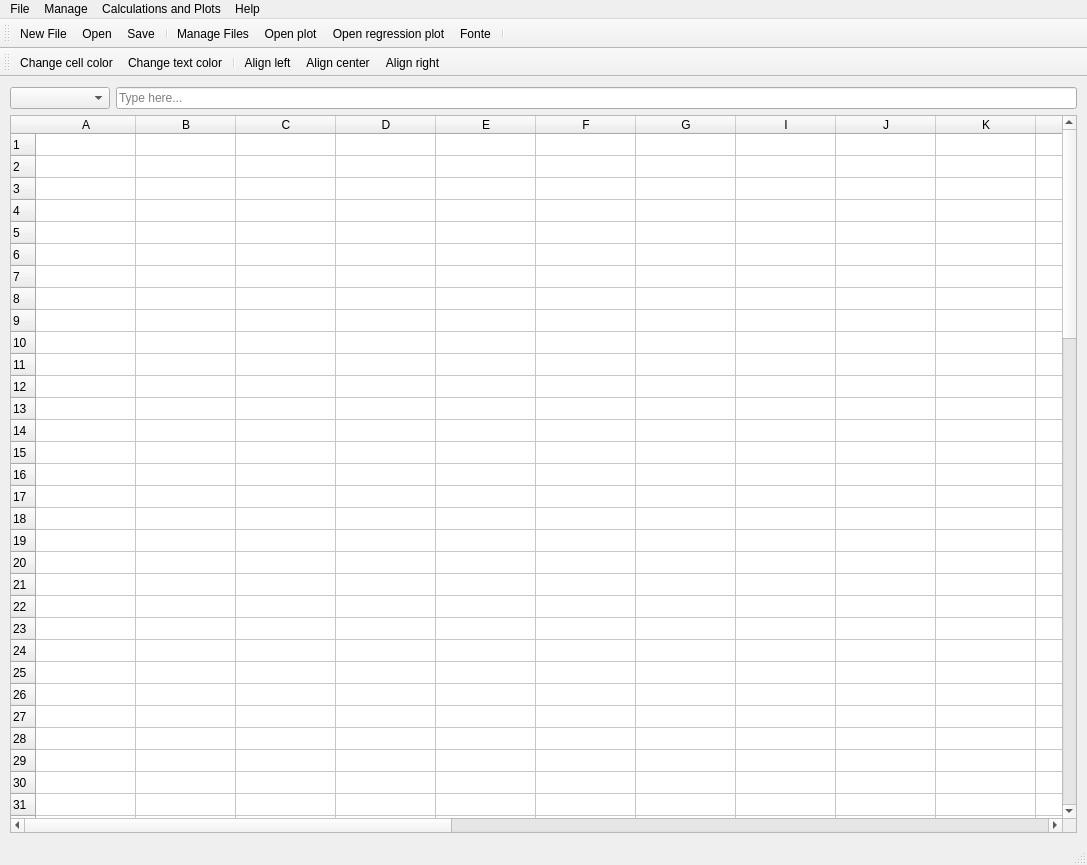
<?xml version="1.0" encoding="UTF-8"?>
<ui version="4.0">
 <class>MainWindow</class>
 <widget class="QMainWindow" name="MainWindow">
  <property name="geometry">
   <rect>
    <x>0</x>
    <y>0</y>
    <width>1087</width>
    <height>865</height>
   </rect>
  </property>
  <property name="sizePolicy">
   <sizepolicy hsizetype="Expanding" vsizetype="Expanding">
    <horstretch>0</horstretch>
    <verstretch>0</verstretch>
   </sizepolicy>
  </property>
  <property name="minimumSize">
   <size>
    <width>500</width>
    <height>500</height>
   </size>
  </property>
  <property name="windowTitle">
   <string>MainWindow</string>
  </property>
  <property name="windowIcon">
   <iconset>
    <normaloff>../../../../Documents/GitHub/Kraken/src/icon.ico</normaloff>../../../../Documents/GitHub/Kraken/src/icon.ico</iconset>
  </property>
  <property name="animated">
   <bool>true</bool>
  </property>
  <widget class="QWidget" name="centralwidget">
   <layout class="QVBoxLayout" name="verticalLayout">
    <property name="leftMargin">
     <number>10</number>
    </property>
    <property name="topMargin">
     <number>10</number>
    </property>
    <property name="rightMargin">
     <number>10</number>
    </property>
    <property name="bottomMargin">
     <number>10</number>
    </property>
    <item>
     <widget class="QFrame" name="frame">
      <property name="sizePolicy">
       <sizepolicy hsizetype="Preferred" vsizetype="Preferred">
        <horstretch>0</horstretch>
        <verstretch>0</verstretch>
       </sizepolicy>
      </property>
      <property name="minimumSize">
       <size>
        <width>0</width>
        <height>0</height>
       </size>
      </property>
      <property name="maximumSize">
       <size>
        <width>16777215</width>
        <height>100</height>
       </size>
      </property>
      <property name="autoFillBackground">
       <bool>false</bool>
      </property>
      <property name="styleSheet">
       <string notr="true">QFrame {
    border: none;  /* Remove qualquer borda */
    margin: 0px;   /* Define a margem como zero */
}</string>
      </property>
      <layout class="QHBoxLayout" name="horizontalLayout">
       <property name="leftMargin">
        <number>0</number>
       </property>
       <property name="topMargin">
        <number>0</number>
       </property>
       <property name="rightMargin">
        <number>0</number>
       </property>
       <property name="bottomMargin">
        <number>0</number>
       </property>
       <item>
        <widget class="QComboBox" name="cellNameBox">
         <property name="minimumSize">
          <size>
           <width>100</width>
           <height>0</height>
          </size>
         </property>
         <property name="maximumSize">
          <size>
           <width>150</width>
           <height>16777215</height>
          </size>
         </property>
         <property name="toolTip">
          <string>This area shows the current selected cell</string>
         </property>
         <property name="styleSheet">
          <string notr="true">QComboBox {
	text-align: center;
}
</string>
         </property>
        </widget>
       </item>
       <item>
        <widget class="QLineEdit" name="formulaBar">
         <property name="toolTip">
          <string/>
         </property>
         <property name="text">
          <string/>
         </property>
         <property name="placeholderText">
          <string>Type here...</string>
         </property>
        </widget>
       </item>
      </layout>
     </widget>
    </item>
    <item>
     <layout class="QHBoxLayout" name="horizontalLayout_2">
      <item>
       <layout class="QVBoxLayout" name="verticalLayout_3">
        <item>
         <widget class="QTableWidget" name="mainSheetTable">
          <property name="sizePolicy">
           <sizepolicy hsizetype="Expanding" vsizetype="Expanding">
            <horstretch>0</horstretch>
            <verstretch>0</verstretch>
           </sizepolicy>
          </property>
          <property name="cursor" stdset="0">
           <cursorShape>CrossCursor</cursorShape>
          </property>
          <property name="contextMenuPolicy">
           <enum>Qt::ActionsContextMenu</enum>
          </property>
          <property name="autoFillBackground">
           <bool>false</bool>
          </property>
          <property name="frameShape">
           <enum>QFrame::StyledPanel</enum>
          </property>
          <property name="frameShadow">
           <enum>QFrame::Sunken</enum>
          </property>
          <property name="sizeAdjustPolicy">
           <enum>QAbstractScrollArea::AdjustIgnored</enum>
          </property>
          <property name="rowCount">
           <number>100</number>
          </property>
          <property name="columnCount">
           <number>24</number>
          </property>
          <attribute name="horizontalHeaderDefaultSectionSize">
           <number>100</number>
          </attribute>
          <attribute name="horizontalHeaderShowSortIndicator" stdset="0">
           <bool>false</bool>
          </attribute>
          <attribute name="verticalHeaderDefaultSectionSize">
           <number>22</number>
          </attribute>
          <attribute name="verticalHeaderMinimumSectionSize">
           <number>22</number>
          </attribute>
          <attribute name="verticalHeaderShowSortIndicator" stdset="0">
           <bool>false</bool>
          </attribute>
          <row/>
          <row/>
          <row/>
          <row/>
          <row/>
          <row/>
          <row/>
          <row/>
          <row/>
          <row/>
          <row/>
          <row/>
          <row/>
          <row/>
          <row/>
          <row/>
          <row/>
          <row/>
          <row/>
          <row/>
          <row/>
          <row/>
          <row/>
          <row/>
          <row/>
          <row/>
          <row/>
          <row/>
          <row/>
          <row/>
          <row/>
          <row/>
          <row/>
          <row/>
          <row/>
          <row/>
          <row/>
          <row/>
          <row/>
          <row/>
          <row/>
          <row/>
          <row/>
          <row/>
          <row/>
          <row/>
          <row/>
          <row/>
          <row/>
          <row/>
          <row/>
          <row/>
          <row/>
          <row/>
          <row/>
          <row/>
          <row/>
          <row/>
          <row/>
          <row/>
          <row/>
          <row/>
          <row/>
          <row/>
          <row/>
          <row/>
          <row/>
          <row/>
          <row/>
          <row/>
          <row/>
          <row/>
          <row/>
          <row/>
          <row/>
          <row/>
          <row/>
          <row/>
          <row/>
          <row/>
          <row/>
          <row/>
          <row/>
          <row/>
          <row/>
          <row/>
          <row/>
          <row/>
          <row/>
          <row/>
          <row/>
          <row/>
          <row/>
          <row/>
          <row/>
          <row/>
          <row/>
          <row/>
          <row/>
          <row/>
          <column>
           <property name="text">
            <string>A</string>
           </property>
          </column>
          <column>
           <property name="text">
            <string>B</string>
           </property>
          </column>
          <column>
           <property name="text">
            <string>C</string>
           </property>
          </column>
          <column>
           <property name="text">
            <string>D</string>
           </property>
          </column>
          <column>
           <property name="text">
            <string>E</string>
           </property>
          </column>
          <column>
           <property name="text">
            <string>F</string>
           </property>
          </column>
          <column>
           <property name="text">
            <string>G</string>
           </property>
          </column>
          <column>
           <property name="text">
            <string>I</string>
           </property>
          </column>
          <column>
           <property name="text">
            <string>J</string>
           </property>
          </column>
          <column>
           <property name="text">
            <string>K</string>
           </property>
          </column>
          <column>
           <property name="text">
            <string>L</string>
           </property>
          </column>
          <column>
           <property name="text">
            <string>M</string>
           </property>
          </column>
          <column>
           <property name="text">
            <string>N</string>
           </property>
          </column>
          <column>
           <property name="text">
            <string>O</string>
           </property>
          </column>
          <column>
           <property name="text">
            <string>P</string>
           </property>
          </column>
          <column>
           <property name="text">
            <string>Q</string>
           </property>
          </column>
          <column>
           <property name="text">
            <string>R</string>
           </property>
          </column>
          <column>
           <property name="text">
            <string>S</string>
           </property>
          </column>
          <column>
           <property name="text">
            <string>T</string>
           </property>
          </column>
          <column>
           <property name="text">
            <string>U</string>
           </property>
          </column>
          <column>
           <property name="text">
            <string>V</string>
           </property>
          </column>
          <column>
           <property name="text">
            <string>W</string>
           </property>
          </column>
          <column>
           <property name="text">
            <string>X</string>
           </property>
          </column>
          <column>
           <property name="text">
            <string>Z</string>
           </property>
          </column>
         </widget>
        </item>
       </layout>
      </item>
     </layout>
    </item>
   </layout>
  </widget>
  <widget class="QMenuBar" name="menubar">
   <property name="geometry">
    <rect>
     <x>0</x>
     <y>0</y>
     <width>1087</width>
     <height>21</height>
    </rect>
   </property>
   <widget class="QMenu" name="menuFile">
    <property name="title">
     <string>File</string>
    </property>
    <addaction name="actionNew"/>
    <addaction name="actionAbrir"/>
    <addaction name="actionSalvar"/>
    <addaction name="actionImportar_Arquivo"/>
    <addaction name="separator"/>
    <addaction name="actionSair"/>
   </widget>
   <widget class="QMenu" name="menuEditar">
    <property name="title">
     <string>Manage</string>
    </property>
    <addaction name="actionGerenciar_Arquivos"/>
   </widget>
   <widget class="QMenu" name="menuCalcular">
    <property name="title">
     <string>Calculations and Plots</string>
    </property>
    <widget class="QMenu" name="menuPressure">
     <property name="title">
      <string>Pressure</string>
     </property>
     <addaction name="actionFluidContact"/>
     <addaction name="actionFluidClassification"/>
    </widget>
    <widget class="QMenu" name="menuTemperature_2">
     <property name="title">
      <string>Temperature</string>
     </property>
     <addaction name="actionTemperatureGradient"/>
    </widget>
    <addaction name="actionCalculadora"/>
    <addaction name="menuPressure"/>
    <addaction name="menuTemperature_2"/>
    <addaction name="actionTOMI_index"/>
   </widget>
   <widget class="QMenu" name="menuSobre">
    <property name="title">
     <string>Help</string>
    </property>
    <addaction name="actionAjuda"/>
    <addaction name="actionSobre"/>
   </widget>
   <addaction name="menuFile"/>
   <addaction name="menuEditar"/>
   <addaction name="menuCalcular"/>
   <addaction name="menuSobre"/>
  </widget>
  <widget class="QStatusBar" name="statusbar"/>
  <widget class="QToolBar" name="toolBar">
   <property name="windowTitle">
    <string>toolBar</string>
   </property>
   <attribute name="toolBarArea">
    <enum>TopToolBarArea</enum>
   </attribute>
   <attribute name="toolBarBreak">
    <bool>false</bool>
   </attribute>
   <addaction name="newFileToolbar"/>
   <addaction name="actionAbrirToolbar"/>
   <addaction name="actionSaveToolbar"/>
   <addaction name="separator"/>
   <addaction name="actionManageFilesToolbar"/>
   <addaction name="actionOpenPlotWindowToolbar"/>
   <addaction name="actionRegressionPlotToolbar"/>
   <addaction name="actionChangeFontToolbar"/>
   <addaction name="separator"/>
  </widget>
  <widget class="QToolBar" name="toolBar_2">
   <property name="windowTitle">
    <string>toolBar_2</string>
   </property>
   <attribute name="toolBarArea">
    <enum>TopToolBarArea</enum>
   </attribute>
   <attribute name="toolBarBreak">
    <bool>true</bool>
   </attribute>
   <addaction name="changeCellColorBtn"/>
   <addaction name="changeTextColorBtn"/>
   <addaction name="separator"/>
   <addaction name="alignLeftButton"/>
   <addaction name="alignCenterButton"/>
   <addaction name="alignRightButton"/>
  </widget>
  <action name="actionNew">
   <property name="icon">
    <iconset resource="../../main.qrc">
     <normaloff>:/icons/images/new.svg</normaloff>:/icons/images/new.svg</iconset>
   </property>
   <property name="text">
    <string>New File</string>
   </property>
  </action>
  <action name="actionAbrir">
   <property name="text">
    <string>Open File</string>
   </property>
  </action>
  <action name="actionSalvar">
   <property name="text">
    <string>Save</string>
   </property>
  </action>
  <action name="actionSair">
   <property name="text">
    <string>Exit</string>
   </property>
  </action>
  <action name="actionGerenciar_Arquivos">
   <property name="text">
    <string>Manage files</string>
   </property>
  </action>
  <action name="actionCalculadora">
   <property name="text">
    <string>Simple Plot</string>
   </property>
  </action>
  <action name="actionTOMI_index">
   <property name="text">
    <string>TOMI Index</string>
   </property>
  </action>
  <action name="actionAjuda">
   <property name="text">
    <string>User guide</string>
   </property>
  </action>
  <action name="actionSobre">
   <property name="text">
    <string>About</string>
   </property>
  </action>
  <action name="newFileToolbar">
   <property name="icon">
    <iconset resource="../../main.qrc">
     <normaloff>:/icons/images/new_file.png</normaloff>:/icons/images/new_file.png</iconset>
   </property>
   <property name="text">
    <string>New File</string>
   </property>
   <property name="toolTip">
    <string>Open a new file</string>
   </property>
   <property name="statusTip">
    <string>Abrir um novo arquivo .csv</string>
   </property>
  </action>
  <action name="actionAbrirToolbar">
   <property name="icon">
    <iconset resource="../../main.qrc">
     <normaloff>:/icons/images/open_folder.svg</normaloff>:/icons/images/open_folder.svg</iconset>
   </property>
   <property name="text">
    <string>Open</string>
   </property>
   <property name="toolTip">
    <string>Open file</string>
   </property>
   <property name="statusTip">
    <string>Abrir um arquivo .csv já existente</string>
   </property>
  </action>
  <action name="actionSaveToolbar">
   <property name="icon">
    <iconset resource="../../main.qrc">
     <normaloff>:/icons/images/save.svg</normaloff>:/icons/images/save.svg</iconset>
   </property>
   <property name="text">
    <string>Save</string>
   </property>
   <property name="toolTip">
    <string>Save file</string>
   </property>
   <property name="statusTip">
    <string>Salvar o arquivo</string>
   </property>
  </action>
  <action name="actionManageFilesToolbar">
   <property name="icon">
    <iconset resource="../../main.qrc">
     <normaloff>:/icons/images/mng.svg</normaloff>:/icons/images/mng.svg</iconset>
   </property>
   <property name="text">
    <string>Manage Files</string>
   </property>
   <property name="toolTip">
    <string>Manage uploaded files</string>
   </property>
   <property name="statusTip">
    <string>Gerencie os arquivos que foram carregados</string>
   </property>
  </action>
  <action name="actionOpenPlotWindowToolbar">
   <property name="icon">
    <iconset resource="../../main.qrc">
     <normaloff>:/icons/images/simple.svg</normaloff>:/icons/images/simple.svg</iconset>
   </property>
   <property name="text">
    <string>Open plot</string>
   </property>
   <property name="toolTip">
    <string>Open the plot window</string>
   </property>
   <property name="statusTip">
    <string>Abra a seção de cálculos, para calcular gradiente de pressão e classificar poços</string>
   </property>
  </action>
  <action name="actionChangeFontToolbar">
   <property name="icon">
    <iconset resource="../../main.qrc">
     <normaloff>:/icons/images/font.png</normaloff>:/icons/images/font.png</iconset>
   </property>
   <property name="text">
    <string>Fonte</string>
   </property>
   <property name="toolTip">
    <string>Change font</string>
   </property>
   <property name="statusTip">
    <string>Altere a fonte utilizada</string>
   </property>
  </action>
  <action name="actionRegressionPlotToolbar">
   <property name="icon">
    <iconset resource="../../main.qrc">
     <normaloff>:/icons/images/complex.svg</normaloff>:/icons/images/complex.svg</iconset>
   </property>
   <property name="text">
    <string>Open regression plot</string>
   </property>
   <property name="toolTip">
    <string>Open regression plot</string>
   </property>
  </action>
  <action name="actionTendencyPlot">
   <property name="text">
    <string>Fluid Contact Plot</string>
   </property>
  </action>
  <action name="actionClassificacao_de_Fluidos">
   <property name="text">
    <string>Fluid Classification</string>
   </property>
  </action>
  <action name="actionImportar_Arquivo">
   <property name="enabled">
    <bool>true</bool>
   </property>
   <property name="text">
    <string>Import data</string>
   </property>
  </action>
  <action name="changeTextColorBtn">
   <property name="icon">
    <iconset resource="../../main.qrc">
     <normaloff>:/icons/images/font_color.png</normaloff>:/icons/images/font_color.png</iconset>
   </property>
   <property name="text">
    <string>Change text color</string>
   </property>
   <property name="toolTip">
    <string>Change text color</string>
   </property>
  </action>
  <action name="changeCellColorBtn">
   <property name="icon">
    <iconset resource="../../main.qrc">
     <normaloff>:/icons/images/fill_color.png</normaloff>:/icons/images/fill_color.png</iconset>
   </property>
   <property name="text">
    <string>Change cell color</string>
   </property>
   <property name="toolTip">
    <string>Change cell color</string>
   </property>
  </action>
  <action name="alignLeftButton">
   <property name="icon">
    <iconset resource="../../main.qrc">
     <normaloff>:/icons/images/alignLeft.svg</normaloff>:/icons/images/alignLeft.svg</iconset>
   </property>
   <property name="text">
    <string>Align left</string>
   </property>
   <property name="toolTip">
    <string>Align left</string>
   </property>
  </action>
  <action name="alignCenterButton">
   <property name="icon">
    <iconset resource="../../main.qrc">
     <normaloff>:/icons/images/alignCenter.svg</normaloff>:/icons/images/alignCenter.svg</iconset>
   </property>
   <property name="text">
    <string>Align center</string>
   </property>
   <property name="toolTip">
    <string>Align center</string>
   </property>
  </action>
  <action name="alignRightButton">
   <property name="icon">
    <iconset resource="../../main.qrc">
     <normaloff>:/icons/images/alignRight.svg</normaloff>:/icons/images/alignRight.svg</iconset>
   </property>
   <property name="text">
    <string>Align right</string>
   </property>
   <property name="toolTip">
    <string>Align right</string>
   </property>
  </action>
  <action name="actionFluidContact">
   <property name="text">
    <string>Fluid Contact</string>
   </property>
  </action>
  <action name="actionFluidClassification">
   <property name="text">
    <string>Fluid Classification</string>
   </property>
  </action>
  <action name="actionGradient_Analysis">
   <property name="text">
    <string>Gradient Analysis</string>
   </property>
  </action>
  <action name="actionTemperatureGradient">
   <property name="text">
    <string>Gradient Analysis</string>
   </property>
  </action>
 </widget>
 <tabstops>
  <tabstop>mainSheetTable</tabstop>
 </tabstops>
 <resources>
  <include location="../../main.qrc"/>
 </resources>
 <connections/>
</ui>
